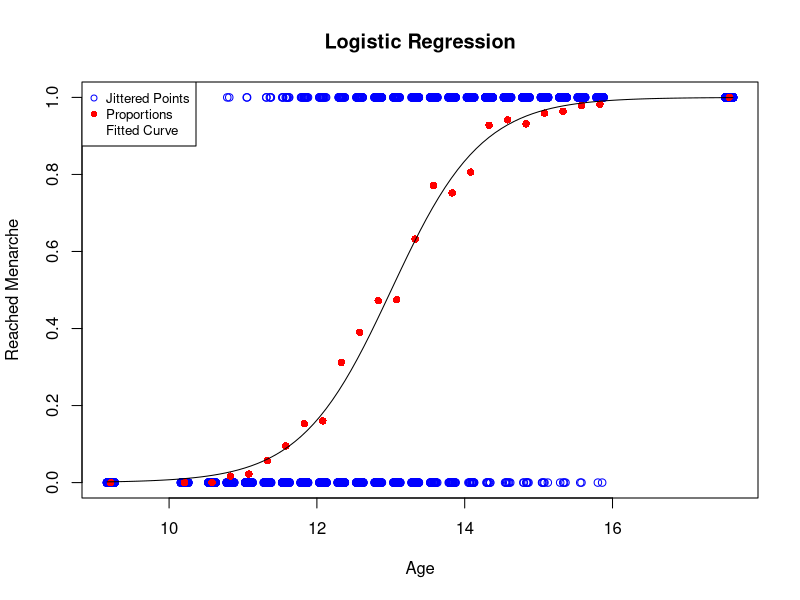

The R script that drew this image:
data(mtcars)
x = mtcars$mpg
n = length(x) 

log_likelihood = function(parameters) {
  mu <- parameters[1]
  sigma <- parameters[2]
  ss = sum((x - mu)^2)
  log_sum = n * log(1 / sqrt(2 * pi) / sigma) - 1 / 2 / sigma^2 * ss
  
  return(-log_sum)
}

opt_parameters = optim(par = c(1, 1), fn = log_likelihood, method = "Nelder-Mead")$par
cat("Optimal estimates:\n")
cat("μ =", opt_parameters[1], "\n")
cat("σ =", opt_parameters[2], "\n")

cat("\nSample mean:", mean(x), "\n")
cat("Sample standard deviation:", sd(x), "\n")



require("MASS")
menarche[c(1, 10, 25), ]

success.indices = rep(x=seq_len(nrow(menarche)), times=menarche$Menarche)
success.ages = menarche$Age[success.indices]
success = data.frame(age=success.ages, reached.menarche=1)
failure.indices = rep(x=seq_len(nrow(menarche)), times=menarche$Total - menarche$Menarche)
failure.ages = menarche$Age[failure.indices]
failure = data.frame(age=failure.ages, reached.menarche=0)
menarche.cases = rbind(success, failure)
menarche.cases = menarche.cases[order(menarche.cases$age), ]
rownames(menarche.cases) = NULL # Remove incorrectly ordered rownames; they get restored correctly.

menarche.cases[c(1000, 1500, 2000), ]

x = menarche.cases$age
y = menarche.cases$reached.menarche

logistic = function(parameters) {
  beta0 = parameters[1]
  beta1 = parameters[2]
  y_hat = beta0 + beta1 * x
  logis = -log(1 + exp(y_hat)) + y * y_hat
  return(-sum(logis))  
}


opt_parameters <- optim(par = c(0, 0), fn = logistic, method = "Nelder-Mead")$par

cat("beta0 =", opt_parameters[1], "\n")
cat("beta1 =", opt_parameters[2], "\n")

jittered_age <- jitter(x)
plot(jittered_age, y, col = "blue", main = "Logistic Regression", xlab = "Age", ylab = "Reached Menarche")
proportions = tapply(y, x, mean)
points(unique(x), proportions, pch = 16, col = "red")

curve(1 / (1 + exp(-(opt_parameters[1] + opt_parameters[2] * x))), add = TRUE, col = "black")

legend("topleft", legend = c("Jittered Points", "Proportions", "Fitted Curve"),
       col = c("blue", "red", "black"), pch = c(1, 16, NA), cex = 0.8)
